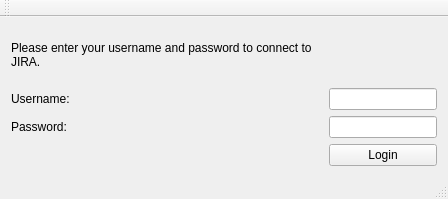
<?xml version="1.0" encoding="UTF-8"?>
<ui version="4.0">
 <class>MainWindow</class>
 <widget class="QMainWindow" name="MainWindow">
  <property name="geometry">
   <rect>
    <x>0</x>
    <y>0</y>
    <width>448</width>
    <height>199</height>
   </rect>
  </property>
  <property name="windowTitle">
   <string>MainWindow</string>
  </property>
  <widget class="QWidget" name="centralWidget">
   <layout class="QGridLayout" name="gridLayout_3">
    <item row="0" column="0">
     <layout class="QVBoxLayout" name="verticalLayout">
      <item>
       <layout class="QGridLayout" name="gridLayout">
        <item row="3" column="0">
         <widget class="QLabel" name="label_3">
          <property name="text">
           <string>Username:</string>
          </property>
         </widget>
        </item>
        <item row="3" column="1">
         <widget class="QLineEdit" name="username">
          <property name="sizePolicy">
           <sizepolicy hsizetype="Fixed" vsizetype="Fixed">
            <horstretch>0</horstretch>
            <verstretch>0</verstretch>
           </sizepolicy>
          </property>
         </widget>
        </item>
        <item row="4" column="1">
         <widget class="QLineEdit" name="password">
          <property name="sizePolicy">
           <sizepolicy hsizetype="Fixed" vsizetype="Fixed">
            <horstretch>0</horstretch>
            <verstretch>0</verstretch>
           </sizepolicy>
          </property>
          <property name="inputMethodHints">
           <set>Qt::ImhHiddenText|Qt::ImhSensitiveData</set>
          </property>
         </widget>
        </item>
        <item row="4" column="0">
         <widget class="QLabel" name="label_4">
          <property name="text">
           <string>Password:</string>
          </property>
         </widget>
        </item>
        <item row="5" column="1">
         <widget class="QPushButton" name="pushButton">
          <property name="text">
           <string>Login</string>
          </property>
         </widget>
        </item>
        <item row="0" column="0">
         <widget class="QLabel" name="label">
          <property name="text">
           <string>Please enter your username and password to connect to JIRA.</string>
          </property>
          <property name="wordWrap">
           <bool>true</bool>
          </property>
         </widget>
        </item>
       </layout>
      </item>
     </layout>
    </item>
   </layout>
  </widget>
  <widget class="QToolBar" name="mainToolBar">
   <attribute name="toolBarArea">
    <enum>TopToolBarArea</enum>
   </attribute>
   <attribute name="toolBarBreak">
    <bool>false</bool>
   </attribute>
  </widget>
  <widget class="QStatusBar" name="statusBar"/>
 </widget>
 <layoutdefault spacing="6" margin="11"/>
 <resources/>
 <connections/>
</ui>
